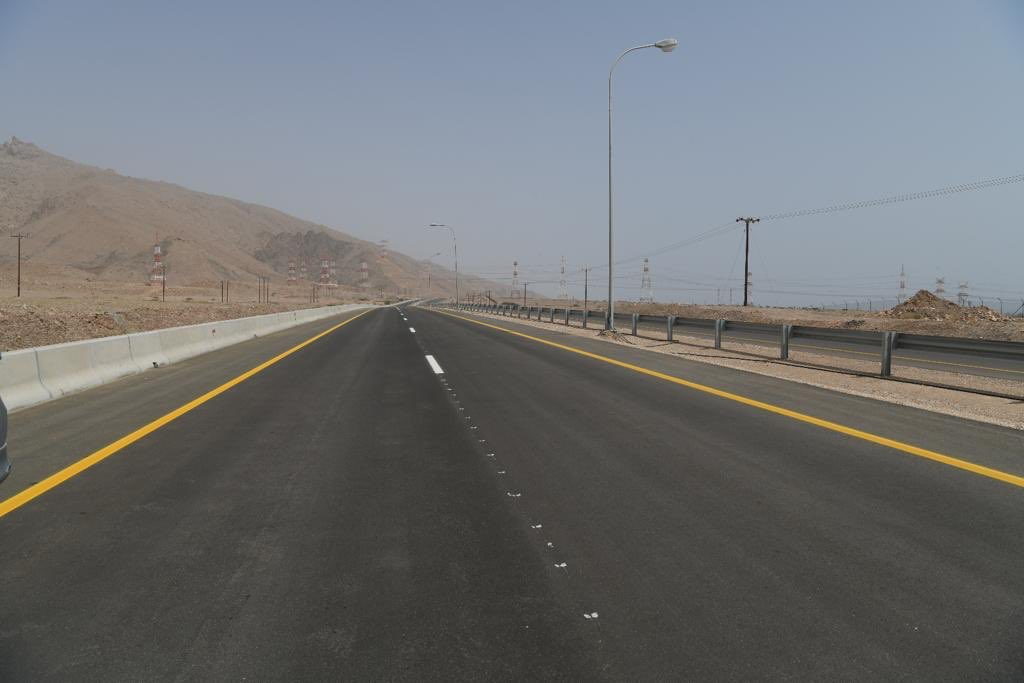
#> input picture test_photo.jpg, 1024 x 683 px
$ python -i lane_object_detection_opencv.py   (imports and definitions only)
#> lines starting #> are read from the running program, lines starting #| are printed output that depends on the picture; after the words box and inside, x2 and y2 are one past the last pixel; in counts of white or black regions, pixels touching at a corner belong together
#> further down, picture is the input picture: shape (683, 1024, 3); mean B, G, R 114.2, 113.1, 111.3
# [85 lines of commented-out code are left out]


"---------------------------------------------------------------------------------------------------------------------------------------"


import sys
# [3 lines not run here, left out]

import cv2
import numpy as np
import time
import threading
import concurrent.futures
from ultralytics import YOLO

##########################
# Lane Detection Section #
##########################

def detect_lane_lines(frame):
    """
    Processes the frame to detect lane lines and returns an image containing
    only the lane lines (drawn on a black background).
    """
    # 1. Convert to grayscale and apply Gaussian blur
    gray = cv2.cvtColor(frame, cv2.COLOR_BGR2GRAY)
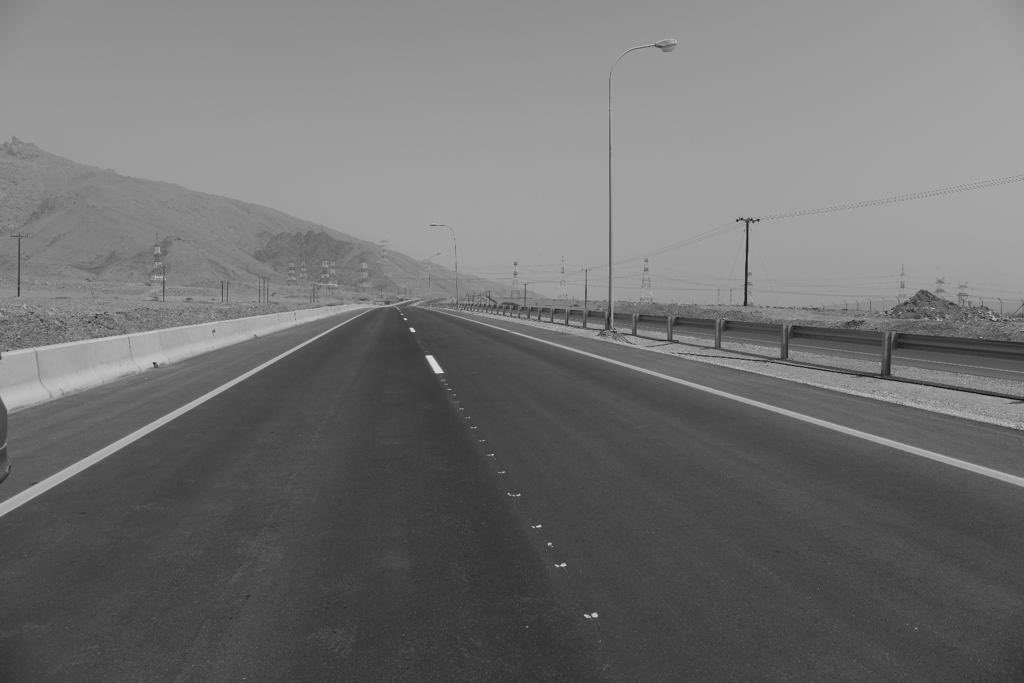
#> gray: shape (683, 1024); min 7, max 238, mean 112.7
    blur = cv2.GaussianBlur(gray, (5, 5), 0)

    # 2. Perform Canny edge detection
    edges = cv2.Canny(blur, 50, 150)
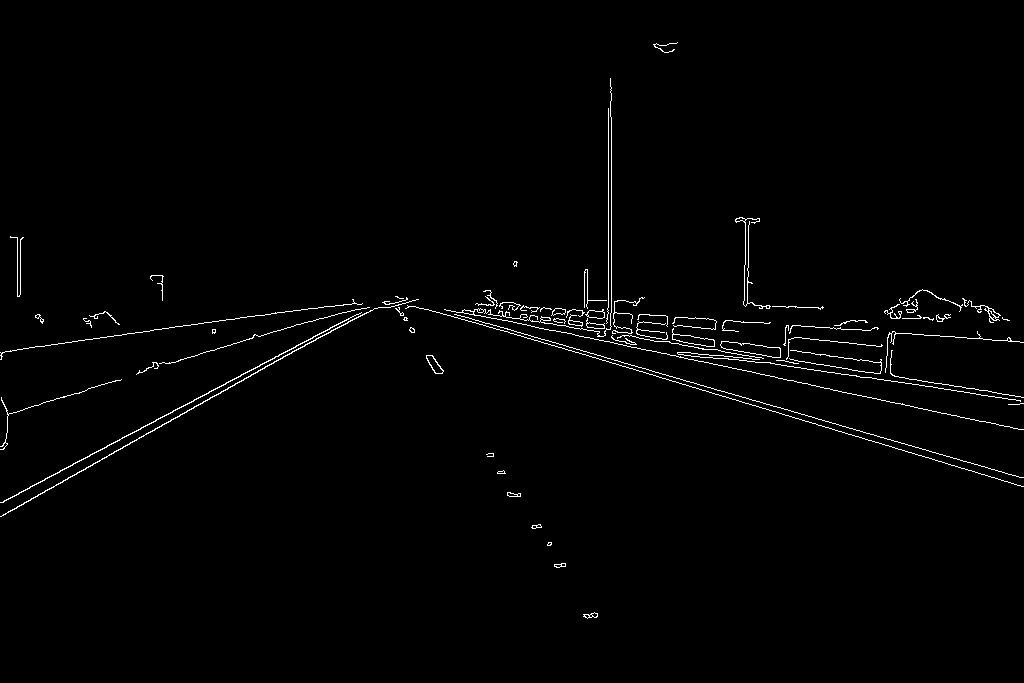
#> edges: shape (683, 1024); 1.3% white in thin lines or dots, all inside (x1, y1, x2, y2) = (0, 42, 1024, 619)

    # 3. Define a region of interest (a triangular area)
    height, width = edges.shape
#> height = 683; width = 1024
    roi_corners = np.array([[
        (int(width * 0.1), height),
        (int(width * 0.5), int(height * 0.6)),
        (int(width * 0.9), height)
    ]], dtype=np.int32)
#> roi_corners = [[102, 683], [512, 409], [921, 683]]
    mask = np.zeros_like(edges)
    cv2.fillPoly(mask, roi_corners, 255)
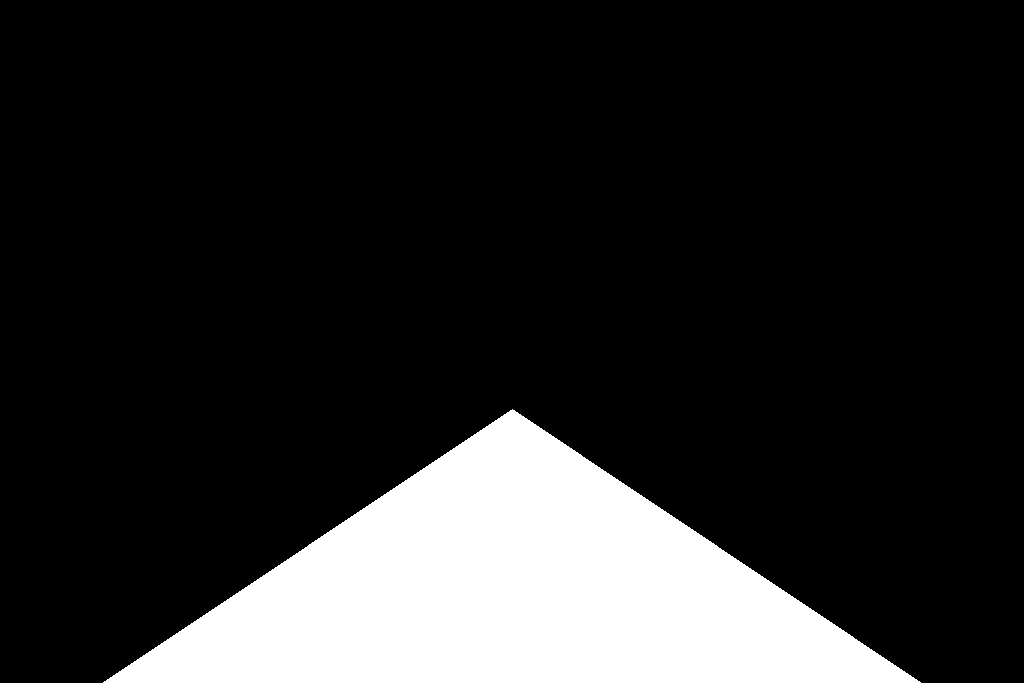
#> mask: shape (683, 1024); 16.1% white; 1 white region, box (x1, y1, x2, y2) and area: (103, 409, 921, 683) 112340
    cropped_edges = cv2.bitwise_and(edges, mask)
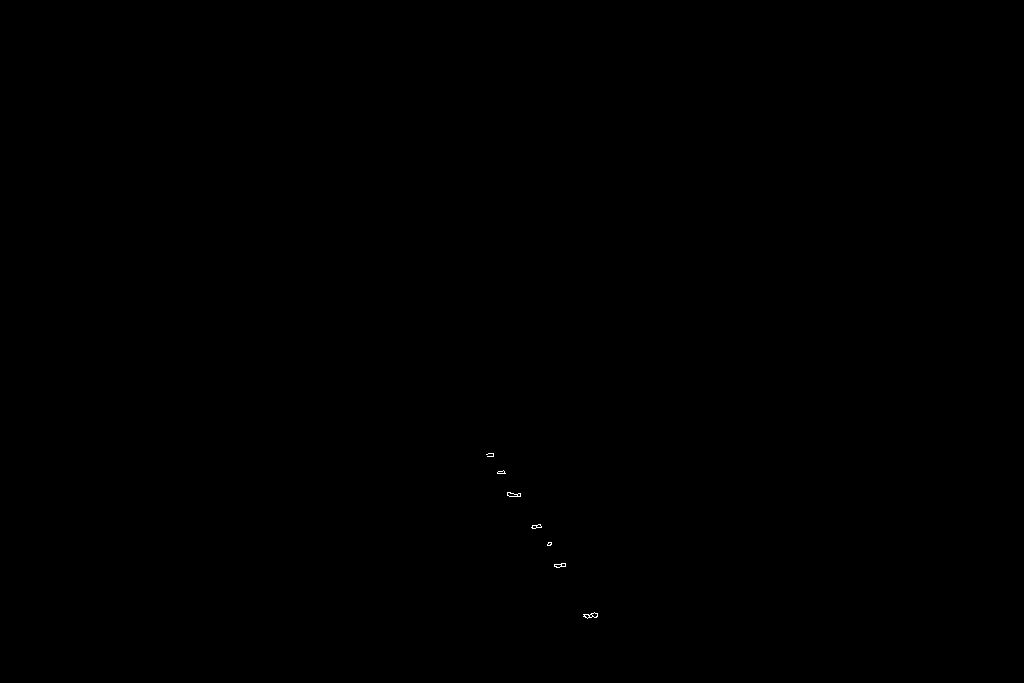
#> cropped_edges: shape (683, 1024); 0.03% white in thin lines or dots, all inside (x1, y1, x2, y2) = (486, 453, 598, 619)

    # 4. Detect line segments using the Hough transform
    lines = cv2.HoughLinesP(cropped_edges,
                            rho=2,
                            theta=np.pi / 180,
                            threshold=100,
                            minLineLength=40,
                            maxLineGap=5)
#> lines = None

    # 5. Average and extrapolate line segments to create one left and one right lane line
    averaged_lines = average_slope_intercept(frame, lines)

    # 6. Create an image with the lane lines drawn
    lane_lines_image = display_lines(frame, averaged_lines)
#> lane_lines_image: shape (683, 1024, 3); every value is 0

    return lane_lines_image

def average_slope_intercept(image, lines):
    left_fit = []
    right_fit = []
    if lines is None:
        return None

    for line in lines:
        for x1, y1, x2, y2 in line:
            # Fit a line (y = mx + b) to the points
            parameters = np.polyfit((x1, x2), (y1, y2), 1)
            slope = parameters[0]
            intercept = parameters[1]
            # Divide lines into left and right based on the slope sign
            if slope < 0:
                left_fit.append((slope, intercept))
            else:
                right_fit.append((slope, intercept))

    averaged_lines = []
    if left_fit:
        left_fit_average = np.average(left_fit, axis=0)
        left_line = make_points(image, left_fit_average)
        averaged_lines.append(left_line)
    if right_fit:
        right_fit_average = np.average(right_fit, axis=0)
        right_line = make_points(image, right_fit_average)
        averaged_lines.append(right_line)
    return averaged_lines

# [10 lines left out: function make_points, not called in this run]

def display_lines(image, lines):
    """
    Draws lines on a blank image (same size as input) and returns that image.
    """
    line_image = np.zeros_like(image)
    if lines is not None:
        # Draw each line (left and right) with a thick red line
        for line in lines:
            x1, y1, x2, y2 = line
            cv2.line(line_image, (x1, y1), (x2, y2), (0, 0, 255), 10)
    return line_image

###########################
# Threaded Video Stream   #
###########################

class VideoStream:
    """
    Threaded video stream to improve frame capture rate.
    """
    # [19 lines left out: functions __init__, update, not called in this run]

    def read(self):
        with self.lock:
            return self.frame.copy()  # Return a copy to prevent race conditions

    def stop(self):
        self.stopped = True
        self.cap.release()

###########################
# YOLO Inference Function #
###########################

# [70 lines left out: functions run_yolo, main, not called in this run]

# [2 lines not run here, left out]

>>> import cv2
>>> picture = cv2.imread('test_photo.jpg')
>>> result = detect_lane_lines(picture)

$ run again, on object.jpeg
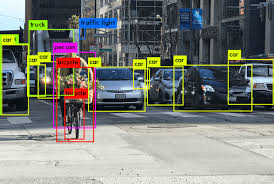
#> input picture object.jpeg, 274 x 184 px
#> picture is the input picture: shape (184, 274, 3); mean B, G, R 120, 126.2, 123.5
#> in detect_lane_lines, `edges = cv2.Canny(blur, 50, 150)`:
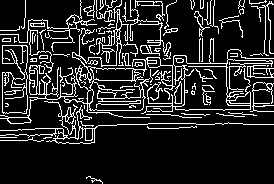
#> edges: shape (184, 274); 14.6% white in thin lines or dots
#> in detect_lane_lines, `cv2.fillPoly(mask, roi_corners, 255)`:
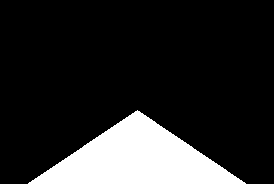
#> mask: shape (184, 274); 16.1% white; 1 white region, box (x1, y1, x2, y2) and area: (28, 110, 246, 184) 8139
#> cropped_edges: shape (184, 274); 0.26% white in thin lines or dots, all inside (x1, y1, x2, y2) = (86, 110, 165, 184)
#> lines = None
#> lane_lines_image: shape (184, 274, 3); every value is 0
